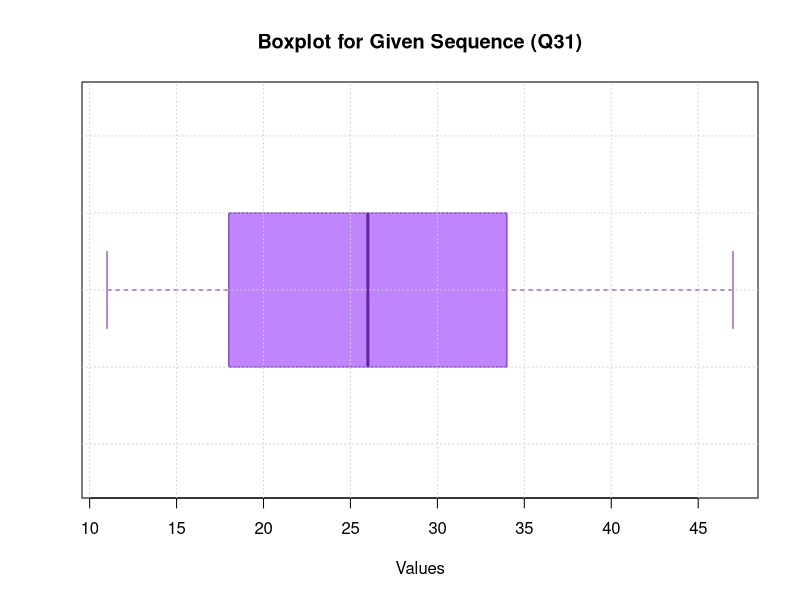

The R source for this figure:
# Question 31: Find Q1 and Q3 for 11,14,16,18,21,23,26,29,31,34,38,42,47 and draw a boxplot.

vals <- c(11, 14, 16, 18, 21, 23, 26, 29, 31, 34, 38, 42, 47)

q1 <- quantile(vals, 0.25)
q3 <- quantile(vals, 0.75)
iqr_val <- IQR(vals)

cat("--- Quartile Summary ---\n")
cat("Values :", paste(vals, collapse=", "), "\n")
cat("Q1     :", q1, "\n")
cat("Median :", median(vals), "\n")
cat("Q3     :", q3, "\n")
cat("IQR    :", iqr_val, "\n")

png("../screenshots/q31_boxplot.png", width=800, height=600, res=120)
boxplot(vals, col="#c084fc", main="Boxplot for Given Sequence (Q31)",
        horizontal=TRUE, xlab="Values", border="#6b21a8", pch=19)
grid()
dev.off()
cat("\nBoxplot saved to screenshots/q31_boxplot.png\n")
